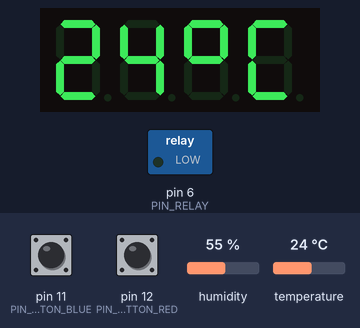
Simulated run of this sketch. Board: Arduino Uno, built with avr-gcc and run on an emulated ATmega328P. On the bench: 4-digit seven-segment display, switched loads named in the sketch (green lamp = pin HIGH). Inputs (shaded band) come from the test bench; at power-on: pin 12 (PIN_BUTTON_RED) HIGH, pin 11 (PIN_BUTTON_BLUE) HIGH, humidity 55 %, temperature 24 °C. EEPROM starts erased.

Above: at 6.1 s.
6.2 s: pin 12 (PIN_BUTTON_RED) pulled LOW for 3.2 s
At 9.1 s:
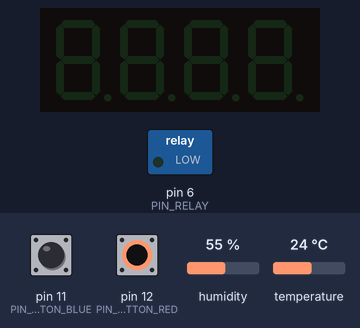
12.4 s: pin 11 (PIN_BUTTON_BLUE) pulled LOW for 3.2 s
At 14.8 s:
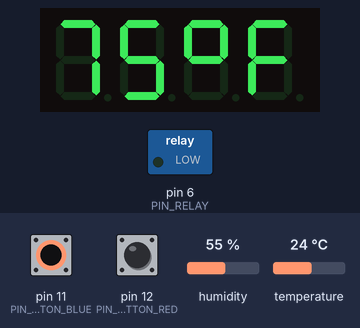
17.1 s: pin 11 (PIN_BUTTON_BLUE) pulled LOW for 0.15 s
At 17.59 s:
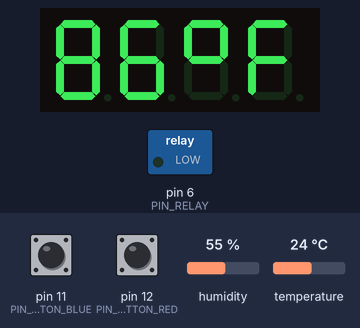
18.8 s: pin 12 (PIN_BUTTON_RED) pulled LOW for 0.15 s
At 19.31 s:
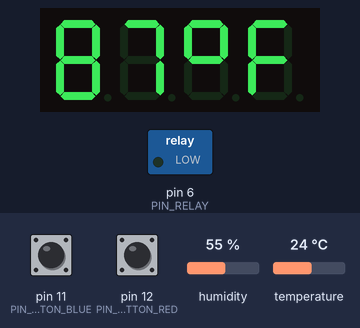
Timing chart, 0 to 21.5 s (numbered marks = the images above; inputs shaded):
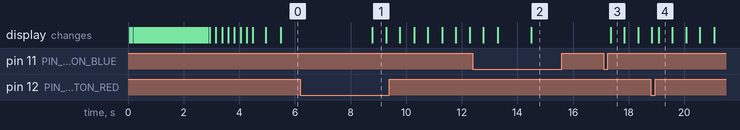

Measured:
- after the input at 6.2 s, the display: changes after 2.6 s (image 1)
- after the input at 12.4 s, the display: first differs from a run without the input after 2.1 s (image 2)
- after the input at 17.1 s, the display: changes after 0.25 s (image 3)
- after the input at 18.8 s, the display: first differs from a run without the input after 0.28 s (image 4)
- what the display in image 1 shows lasts 0.5 s, from 8.8 s to 9.3 s

The sketch:

main.ino
```cpp
#include <Arduino.h>
#include "ArduinoWorker.h"
#include "PersistedData.h"
#include "Thermostat.h"
#include "RelayControl.h"
#include "HeatDisplay.h"
#include "ButtonPress.h"
#include "config.h"  // include last so no others use these directly

ArdunioWorker worker;
PersistedData storage;
Thermostat thermostat(PIN_HEAT_DIO, &storage);
RelayControl relay(PIN_RELAY);
HeatDisplay display(PIN_DISPLAY_CLK, PIN_DISPLAY_DIO, &storage, &thermostat);
ButtonPress buttonRed(PIN_BUTTON_RED);
ButtonPress buttonBlue(PIN_BUTTON_BLUE);

void setup()
{
  // The persisted storage object needs to be called to ensure it saves any config changes.
  worker.AddWorker(PASS_OBJECT_METHOD(storage, SaveData));

  // The thermostat needs to refresh the temp and notify the relay and display.
  thermostat.RegisterRelayHandler(PASS_OBJECT_METHOD(relay, ChangeState));
  thermostat.RegisterTempHandler(PASS_OBJECT_METHOD(display, UpdateHeatCelsius));
  worker.AddWorker(PASS_OBJECT_METHOD(thermostat, RefreshTemp));

  // Create a handler to blink the display when needed.
  worker.AddWorker(PASS_OBJECT_METHOD(display, HandleBlink));

  // The red (up) button need to be monitored for press and notify the display when the occur.
  buttonRed.RegisterShortPressHandler(PASS_OBJECT_METHOD(display, ChangeConfigUp));
  buttonRed.RegisterLongPressHandler(PASS_OBJECT_METHOD(display, ChangeConfigMode), HeatDisplay::BUTTON_LONG_PRESS);
  worker.AddWorker(PASS_OBJECT_METHOD(buttonRed, CheckButton));

  // Same for the blue (down) button.
  buttonBlue.RegisterShortPressHandler(PASS_OBJECT_METHOD(display, ChangeConfigDown));
  buttonBlue.RegisterLongPressHandler(PASS_OBJECT_METHOD(display, ChangeMeasurement), HeatDisplay::BUTTON_LONG_PRESS);
  worker.AddWorker(PASS_OBJECT_METHOD(buttonBlue, CheckButton));

#ifdef STARTUP_MSG
  display.DisplayMessage(STARTUP_MSG, STARTUP_SPEED);
#endif

#ifdef BRIGHTNESS_TEST_DELAY
  display.TestBrightness(BRIGHTNESS_TEST_DELAY);
#endif
}

void loop()
{
  unsigned long timeToNextWorker = worker.RunWorkers();
  delay(timeToNextWorker);
}
```

ArduinoHandler.h
```cpp
#pragma once

// This can be used to simplify and make more readable the parameters to pass to the Register() method.
#define PASS_OBJECT_METHOD(obj, method)   &obj,&decltype(obj)::method

class ArduinoHandler
{
  public:
    ArduinoHandler()
      : _callback(nullptr)
      , _wrapper(nullptr)
    {
    }

    virtual ~ArduinoHandler()
    {
      Unregister();
    }

    template <typename T_CALLBACK_CLASS>
    void Register(T_CALLBACK_CLASS* obj, void (T_CALLBACK_CLASS::*method)())
    {
      // Dealing with method pointers is tricky.  We can't generically
      // cast it to void* and back like we can with the object pointer.
      // We can't story it in the right type because this class is templated,
      // only this method is.  But we can define the type scoped to this method
      // that is type safe to capture the object and method pointers.  Then
      // store that in a generic member void* pointer as well as the lambda
      // that knows how to convert it back which is also type specific local to
      // this template method. Tricky, I know.  Took a while to come to this design.
      struct CallbackData {
        T_CALLBACK_CLASS* objectPtr;
        void (T_CALLBACK_CLASS::*methodPtr)();
      };

      // If they previously had a handler registered, we need to free it up.
      Unregister();

      // Allocate the callback data structure to hold the object and method pointers.
      _callback = static_cast<void*>(new CallbackData{obj, method});

      // Create the lambda that knows how to convert the void callback data back to
      // the typed data in the structure defined here.
      _wrapper = [](void* voidCallbackData)
      {
          auto* typedCallbackData = static_cast<CallbackData*>(voidCallbackData);
          (typedCallbackData->objectPtr->*typedCallbackData->methodPtr)();
      };
    }

    void Unregister()
    {
      // If they previously had a handler registered, we need to free it up.
      if ( _callback )
      {
        delete _callback;
        _callback = nullptr;
      }
      _wrapper = nullptr;
    }

    bool HasHandler()
    {
      return ( _wrapper && _callback );
    }

    void Invoke()
    {
      if ( HasHandler() )
      {
        _wrapper(_callback);
      }
    }

  private:
    void* _callback;
    void (*_wrapper)(void*);
};

template <typename T_CALLBACK_PARAM>
class ArduinoHandlerParam
{
  public:
    ArduinoHandlerParam()
      : _callback(nullptr)
      , _wrapper(nullptr)
    {
    }

    // template <typename T_CALLBACK_CLASS>
    // ArduinoHandlerParam(T_CALLBACK_CLASS* obj, void (T_CALLBACK_CLASS::*method)(T_CALLBACK_PARAM))
    //   : _callback(nullptr)
    //   , _wrapper(nullptr)
    // {
    //   Register(obj, method);
    // }

    virtual ~ArduinoHandlerParam()
    {
      Unregister();
    }

    template <typename T_CALLBACK_CLASS>
    void Register(T_CALLBACK_CLASS* obj, void (T_CALLBACK_CLASS::*method)(T_CALLBACK_PARAM))
    {
      // Dealing with method pointers is tricky.  We can't generically
      // cast it to void* and back like we can with the object pointer.
      // We can't story it in the right type because this class is templated,
      // only this method is.  But we can define the type scoped to this method
      // that is type safe to capture the object and method pointers.  Then
      // store that in a generic member void* pointer as well as the lambda
      // that knows how to convert it back which is also type specific local to
      // this template method. Tricky, I know.  Took a while to come to this design.
      struct CallbackData {
        T_CALLBACK_CLASS* objectPtr;
        void (T_CALLBACK_CLASS::*methodPtr)(T_CALLBACK_PARAM);
      };

      // If they previously had a handler registered, we need to free it up.
      Unregister();

      // Allocate the callback data structure to hold the object and method pointers.
      _callback = static_cast<void*>(new CallbackData{obj, method});

      // Create the lambda that knows how to convert the void callback data back to
      // the typed data in the structure defined here.
      _wrapper = [](void* voidCallbackData, T_CALLBACK_PARAM param)
      {
          auto* typedCallbackData = static_cast<CallbackData*>(voidCallbackData);
          (typedCallbackData->objectPtr->*typedCallbackData->methodPtr)(param);
      };
    }

    void Unregister()
    {
      // If they previously had a handler registered, we need to free it up.
      if ( _callback )
      {
        delete _callback;
        _callback = nullptr;
      }
      _wrapper = nullptr;
    }

    void Invoke(T_CALLBACK_PARAM param)
    {
      if ( _wrapper && _callback )
      {
        _wrapper(_callback, param);
      }
    }

  private:
    void* _callback;
    void (*_wrapper)(void*, T_CALLBACK_PARAM);
};
```

ArduinoWorker.h
```cpp
#pragma once

#include "ArduinoHandler.h"

class ArdunioWorker
{
  public:

    // class WorkerInterface
    // {
    //   public:
    //     virtual unsigned long DoWork() = 0;
    // };

    struct WorkerList
    {
      ArduinoHandlerParam<unsigned long &> callback;
      unsigned long delay;
      WorkerList* next;

      template <typename T>
      WorkerList(T* obj, void (T::*method)(unsigned long &), WorkerList* n = nullptr)
        : delay(0)
        , next(n)
      {
        callback.Register(obj, method);
      };
    };

    ArdunioWorker()
      : _list(nullptr)
      , _lastRun(0)
    {
    }

    virtual ~ArdunioWorker()
    {
      while ( _list )
      {
        WorkerList* deleteMe = _list;
        _list = _list->next;
        delete deleteMe;
      }
    }

    template <typename T>
    void AddWorker(T* obj, void (T::*method)(unsigned long &))
    {
      WorkerList* newHead = new WorkerList(obj, method, _list);
      if ( nullptr == newHead )
      {
        return false;
      }
      _list = newHead;
      return true;
    }

    unsigned long RunWorkers()
    {
      unsigned long now = millis();
      unsigned long elapsed = _lastRun ? now - _lastRun : 0;
      _lastRun = now;
      unsigned long next = _maxWait;
      for ( WorkerList* item = _list; nullptr != item; item = item->next )
      {
        if ( elapsed >= item->delay )
        {
          item->delay = _maxWait;
          item->callback.Invoke(/*byref*/ item->delay);
        }
        else
        {
          item->delay -= elapsed;
        }
        if ( item->delay < next )
        {
          next = item->delay;
        }
      }
      return next;
    }

  private:
    static const unsigned long _maxWait = 0xFFFFFFFF;
    WorkerList* _list;
    unsigned long _lastRun;
};
```

ButtonPress.h
```cpp
#pragma once

#include "ArduinoHandler.h"

class ButtonPress
{
  public:

    ButtonPress(int pinButton)
      : _pin(pinButton)
      , _longPressTime(0)
      , _pressTimeStamp(0)
      , _changeTimeStamp(0)
      , _pressedLastTime(false)
      , _pressHandled(false)
    {
      pinMode(pinButton, INPUT_PULLUP);
    }

    virtual ~ButtonPress()
    {
    }

    // Could consider making this part of the constructor since it doesn't make sense to have this w/o a short press handler.
    template <typename T>
    void RegisterShortPressHandler(T* obj, void (T::*method)())
    {
      _handlerShortPress.Register(obj, method);
    }

    template <typename T>
    void RegisterLongPressHandler(T* obj, void (T::*method)(), unsigned long pressMS)
    {
      _handlerLongPress.Register(obj, method);
      _longPressTime = pressMS;
    }

    void CheckButton(unsigned long & delay)
    {
      delay = CheckButtonPress();
    }

  private:

    unsigned long CheckButtonPress()
    {
      bool pressed = (digitalRead(_pin) == LOW);
      unsigned long now = millis();

      // We want to make sure we get the same state a few checks in a row before we act on it.
      if ( pressed != _pressedLastTime )
      {
        _pressedLastTime = pressed;
        _changeTimeStamp = now;
        return _minChangeTime;
      }

      // Same state as last time, so lets make sure we've passed the min time we should get the same reading.
      // If not, then we should bail out.
      unsigned long sinceLastChange = now - _changeTimeStamp;
      if ( sinceLastChange < _minChangeTime )
      {
        return _minChangeTime - sinceLastChange;
      }

      // At this point we should be sure this is a real change of state.
      if ( pressed )
      {
        // We're we previously in a pressed state.
        if ( 0 == _pressTimeStamp )
        {
          // Button in the pressed for the first time since we don't have a timestamp.
          // Just capture this and return.
          _pressTimeStamp = _changeTimeStamp;
          _pressHandled = false;  // This should already be in this state, but just to be sure.
          return _minChangeTime;
        }

        // We may have already handled the long press.  If so, we won't do anything until the state changes.
        if ( _pressHandled )
        {
          return _minChangeTime;
        }

        // We only need to check for long press if there is a handler for it.
        if ( _handlerLongPress.HasHandler() )
        {
          // Since the button is still pressed from a previous time, lets just check if
          // we've exceeded the long press time.  If so, we can return that state now.
          unsigned long pressLen = now - _pressTimeStamp;
          if ( pressLen > _longPressTime )
          {
            // Long Press
            _pressHandled = true;
            _handlerLongPress.Invoke();
            return _minChangeTime;
          }
        }
        // else we may want to consider handling the short press instantly if there is no long press handler.
        // If we don't, then the short press isn't handled until the user lets off.

        // Still held down, so nothing to do for this one either.
        return _minChangeTime;
      }

      // Button isn't pressed and if it wasn't pressed previously, there is nothing to do.
      if ( 0 == _pressTimeStamp )
      {
        _pressHandled = false;  // This should already be in this state, but just to be sure.
        return _minChangeTime;
      }

      // If the long press already handled this, we can simply reset the pressed state
      // and return since it was already handled and we were just waiting for the button to release.
      if ( _pressHandled )
      {
        _pressTimeStamp = 0;
        _pressHandled = false;
        return _minChangeTime;
      }

      // This should be a short press.  We've already ensured that it was in this state for the min
      // time at the top, so just do it already.
      _pressTimeStamp = 0;
      _handlerShortPress.Invoke();
      return _minChangeTime;
    }

  private:

    // This is the minimum time the button has to be pressed and registered in the same state before we'll act on it.
    // This will help with bouncing and ignoring quick transitions in states.  It is also the frequency we request to
    // be called to check our state.  We may have to make that frequency shorter than minimum button press if we see issues.
    static const unsigned long _minChangeTime = 50 /*ms*/;

    const int _pin;

    ArduinoHandler _handlerShortPress;
    ArduinoHandler _handlerLongPress;
    unsigned long _longPressTime;

    unsigned long _pressTimeStamp;
    unsigned long _changeTimeStamp;
    bool _pressedLastTime;
    bool _pressHandled;
};
```

PersistedData.h
```cpp
#pragma once

#include <EEPROM.h>

class PersistedData
{
  public:

    PersistedData()
      : _storageDirty(0)
    {
      EEPROM.get(_address, _storage);
      if ( ( _storage.sig != _sig) ||
           ( _storage.size != sizeof(_storage) ) )
      {
        _storage.sig = _sig;
        _storage.size = sizeof(_storage);
        _storage.flags = _defaultFlags;
        _storage.temp = _defaultTemp;
      }
    }

    void SaveData(unsigned long & delay)
    {
      // See if the dirty storage bit is set.
      if ( _storageDirty )
      {
        // Check to make sure our save freq time has elapsed since last change.
        // This ensures that if the user is still changing config that we don't
        // save until they are all done (or at least the normal config timeout is hit).
        unsigned long elapsed = millis() - _storageDirty;
        if ( elapsed < _saveFreq )
        {
          // Since the user has changed more recently than our save frequency, lets
          // wait till the time would be exactly the save frequency;
          delay = _saveFreq - elapsed;
          return;
        }

        // Otherwise if we didn't return, we should save the storage and reset the dirty bit.
        EEPROM.put(_address, _storage);
        _storageDirty = 0;
      }

      // Now do our normal save frequency check (because we just saved or there wasn't anything to save).
      delay = _saveFreq;
    }

    uint8_t get_LedBrigtness()
    {
      return (_storage.flags & MASK_BRIGHTNESS_VALUE);
    }

    void set_LedBrigtness(uint8_t led)
    {
      if ( get_LedBrigtness() != (led & MASK_BRIGHTNESS_VALUE) )
      {
        _storage.flags = (_storage.flags & ~MASK_BRIGHTNESS_VALUE) | (led & MASK_BRIGHTNESS_VALUE);
        _storageDirty = millis();
      }
    }

    bool get_LedOn()
    {
      return get_flag(FLAG_BRIGHTNESS_ON);
    }

    void set_LedOn(bool enabled)
    {
      set_flag(enabled, FLAG_BRIGHTNESS_ON);
    }

    bool get_Celsius()
    {
      return get_flag(FLAG_CELSIUS);
    }

    void set_Celsius(bool enabled)
    {
      set_flag(enabled, FLAG_CELSIUS);
    }

    uint8_t get_ThermostatTemp()
    {
      return _storage.temp;
    }

    void set_ThermostatTemp(uint8_t temp)
    {
      if ( _storage.temp != temp )
      {
        _storage.temp = temp;
        _storageDirty = millis();
      }
    }

  private:

    bool get_flag(uint8_t flag)
    {
      return (flag == (_storage.flags & flag));
    }

    void set_flag(bool enabled, uint8_t flag)
    {
      if ( get_flag(flag) != enabled )
      {
        if ( enabled )
        {
          _storage.flags |= flag;
        }
        else
        {
          _storage.flags &= ~flag;
        }
        EEPROM.put(_address, _storage);
      }
    }

  private:
    static const int _address = 0;
    static const int _sig = 0x04281976;

    // Generally it is a good idea to keep this the same as the _configTimeOut in HeadDisplay
    // so we try to save the settings just after the config times out and is "finished".
    static const unsigned long _saveFreq = 5 /*seconds*/ * 1000;

    static const uint8_t MASK_BRIGHTNESS_VALUE  = 0x07;
    static const uint8_t FLAG_BRIGHTNESS_ON     = 0x08;
    static const uint8_t FLAG_CELSIUS           = 0x10;

    static const uint8_t _defaultFlags = MASK_BRIGHTNESS_VALUE /*DisplaySegments::Brightness::LedMax*/ | FLAG_BRIGHTNESS_ON | FLAG_CELSIUS;
    static const uint8_t _defaultTemp = 86; // degree F

    struct Storage
    {
      int sig;
      size_t size;
      uint8_t flags;
      uint8_t temp;
    };

    Storage _storage;
    unsigned long _storageDirty;
};
```

RelayControl.h
```cpp
#pragma once

class RelayControl
{
  public:

    RelayControl(int pinOut)
      : _pin(pinOut)
    {
      pinMode(pinOut, OUTPUT);
    }

    virtual ~RelayControl()
    {
    }

    void ChangeState(bool enabled)
    {
      digitalWrite(_pin, enabled ? HIGH : LOW);
    }

  private:

    const int _pin;
};
```

config.h
```cpp
#pragma once

#define PIN_HEAT_DIO    4
#define PIN_RELAY       6
#define PIN_DISPLAY_CLK 8
#define PIN_DISPLAY_DIO 9
#define PIN_BUTTON_BLUE 11
#define PIN_BUTTON_RED  12

// You can comment this out to skip.
//#define STARTUP_MSG "Hello Vedder    and Wynter"
#define STARTUP_MSG "0123456789-_abcdefghijklmnopqrstuvwxyz"
#define STARTUP_SPEED 50

// You can comment this out to skip.
#define BRIGHTNESS_TEST_DELAY 200
```

Source omitted: DisplaySegments.h (7822 bytes), HeatDisplay.h (8524 bytes), Thermostat.h (4307 bytes)
